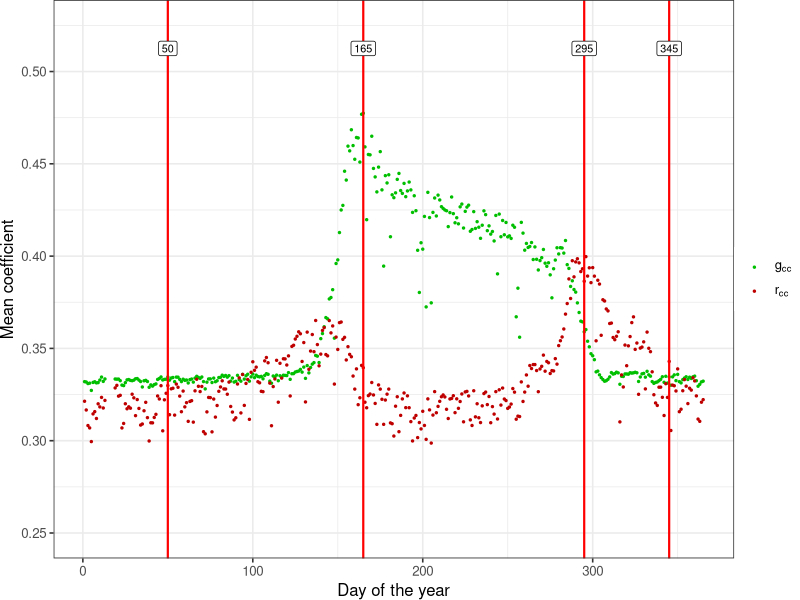

This figure's R source:
#!/usr/local/bin/Rscript
library(tidyverse)

add_plot_metadata <- function (data) {
  data %>% 
  mutate(Filename = gsub('.*/', '', Name)) %>%
  mutate(Filename = gsub('.jpg', '', Filename)) %>%
  mutate(Filename = gsub('dc_', '', Filename)) %>%
  separate(Filename, sep='__', into=c('Filename', 'Camera_ID')) %>%
  separate(Filename, sep='_', into=c('Year', 'Day', 'Time', 'Dataset')) %>%
  mutate(Time = gsub('\\+.*', '', Time)) %>%
  mutate(Hour = as.integer(substr(Time, 1, 2))) %>%
  mutate(Minute = as.integer(substr(Time, 3, 4))) %>%
  mutate(Year = as.integer(Year)) %>%
  mutate(Day = as.integer(Day)) %>%
  select(-Time)
}

meanGcc <- read.csv('../../data/tky-2006-mean-gcc.csv');
meanRcc <- read.csv('../../data/tky-2006-mean-rcc.csv') %>% select(MeanRcc)

values <- cbind(meanGcc, meanRcc) %>% as.tibble %>%
  add_plot_metadata

p <- values %>%
  ggplot() +
  geom_point(aes(x = Day, y = MeanGcc, col='Gcc'), size=0.5) +
  geom_point(aes(x = Day, y = MeanRcc, col='Rcc'), size=0.5) + 
  scale_colour_manual(values=c(rgb(0, 0.75, 0),
                               rgb(0.75, 0, 0)),
                      labels=c(expression(g[cc]),
                               expression(r[cc]))
                      ) +
  ylim(0.25, 0.525) +
  xlab('Day of the year') +
  ylab('Mean coefficient') +
  theme_bw(base_size=12) +
  theme(
    plot.margin = unit(c(0,0,0,0), "cm"),
    legend.spacing = unit(0, "mm"),
    legend.justification = "left",
    legend.box.spacing = unit(0, "pt"),
    legend.box.margin = margin(0,0,0,0),
    legend.title = element_blank()
  )

df.redLines <- tribble(~X,50,165,295,345) %>% mutate(Y=1)

p2 <- p +
  geom_vline(
    data=df.redLines,
    aes(xintercept=X),
    size=0.75,
    color="red"
  ) +
  geom_label(
    data=df.redLines, aes(x=X, y=0.5125, label = X), size=2.75
  )

ggsave('tky-2006-mean-gcc-rcc.pdf', plot = p2, width = 8, height = 2.5)
